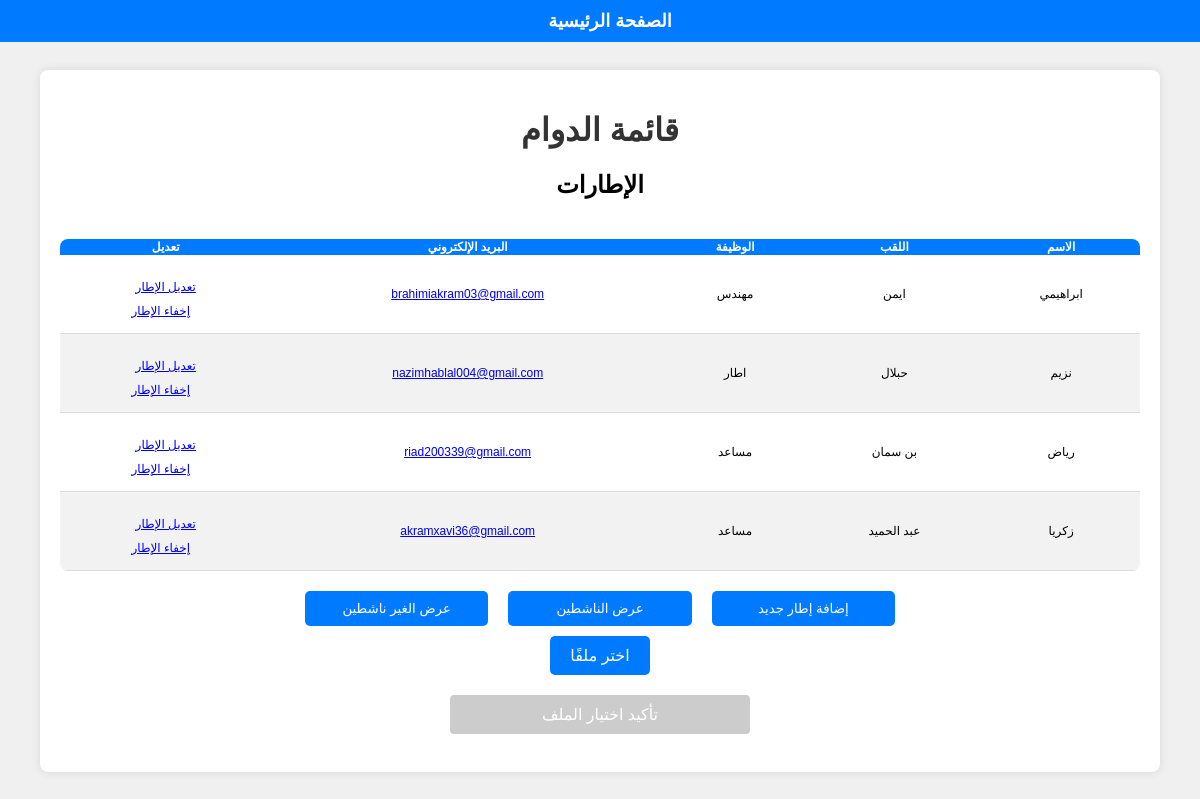
The page /afficher_liste/ on the database as committed earlier.
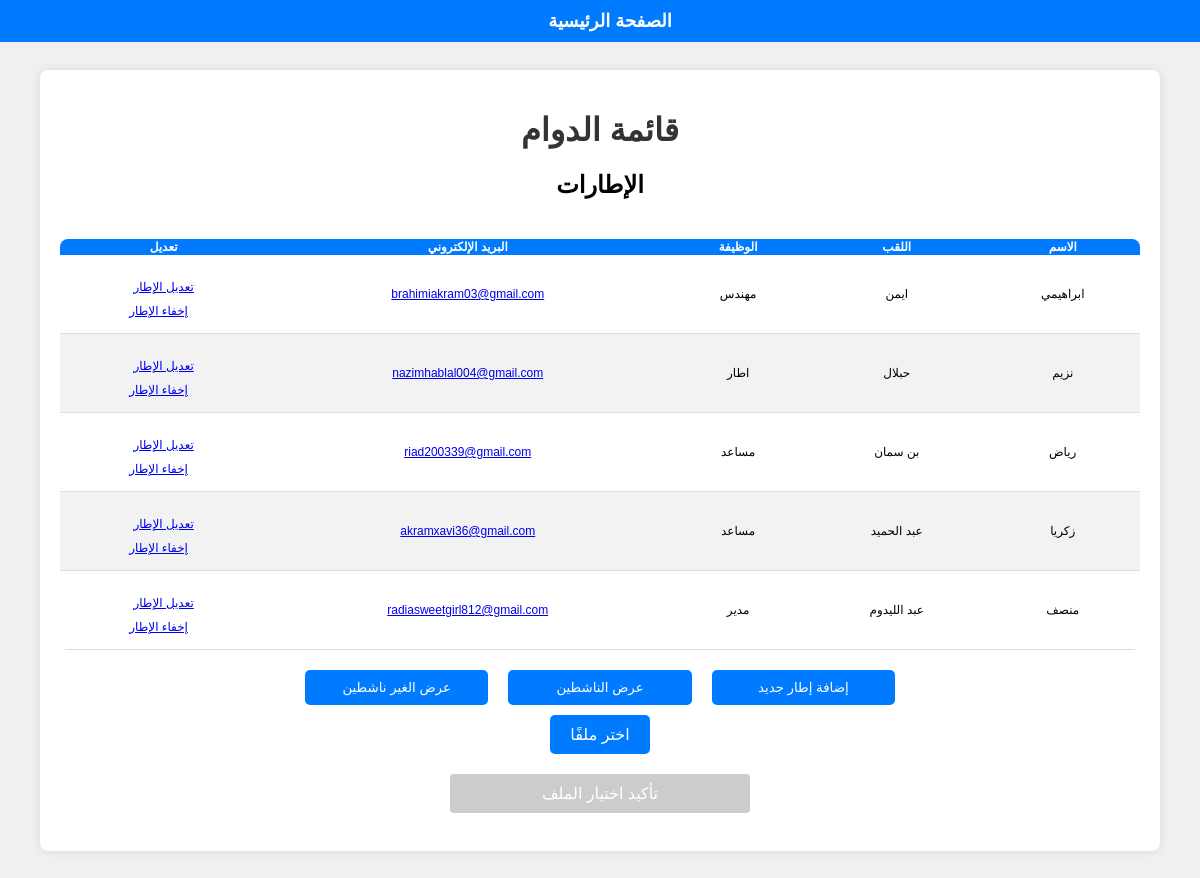
The same page on the database as committed later.
### main/models.py (models this page shows, shortened)
class Cadre (models.Model):
    id = models.AutoField(primary_key= True)
    nom = models.CharField(max_length= 40)
    prenom = models.CharField(max_length = 40)
    poste = models.CharField(max_length= 60)
    email = models.EmailField(unique= True , max_length= 100)
    active = models.BooleanField(default = True)

### main/views.py (the view, shortened to what this page needs)
def afficher_liste (request) :
    if request.method == 'GET':
        filter_param = request.GET.get('filter')
        emails = Cadre.objects.filter(active=True).values_list('email', flat=True)
        email_list = ','.join(emails)
        if filter_param == 'inactive':
            cadres = Cadre.objects.filter(active=False)
            return render(request, 'afficher_liste.html', {'cadres': cadres, 'email_list': email_list})
        else :
            cadres = Cadre.objects.filter(active=True)
            return render(request, 'afficher_liste.html', {'cadres': cadres, 'email_list': email_list})

### main/templates/afficher_liste.html (shortened to what this page needs)
<!DOCTYPE html>
<html lang="ar" dir="rtl">
<head>
</head>
<body>
    <div class="homenavbar">
        <a href="{% url 'home' %}">الصفحة الرئيسية</a>
    </div>
    <div class="container">
        <h1>قائمة الدوام</h1>
        <h2>الإطارات</h2>
        <div class="cadre">
            <table>
                <thead>
                    <tr>
                        <th>الاسم</th>
                        <th>اللقب</th>
                        <th>الوظيفة</th>
                        <th>البريد الإلكتروني</th>
                        <th>تعديل</th>
                    </tr>
                </thead>
                <tbody>
                    {% for cadre in cadres %}
                        <tr>
                            <td>{{ cadre.nom }}</td>
                            <td>{{ cadre.prenom }}</td>
                            <td>{{ cadre.poste }}</td>
                            <td><a href="mailto:{{ cadre.email }}">{{ cadre.email }}</a></td>
                            <td>
                                {% if cadre.active %}
                                    <div class="lien">  <a href="{% url 'modifier cadre' cadre.id %}" >تعديل الإطار</a> </div>
                                    <div class="lien"> <a href="{% url 'masque cadre' cadre.id %}" style="margin-right: 10px;">إخفاء الإطار</a> </div>
                                {% else %}
                                    <div class="lien"> <a href="{% url 'modifier cadre' cadre.id %}">تعديل الإطار</a> </div>
                                    <div class="lien"><a href="{% url 'desmasque cadre' cadre.id %}" style="margin-right: 10px;">إظهار الإطار</a></div>
                                {% endif %}
                            </td>
                        </tr>
                    {% endfor %}
                </tbody>
            </table>
        </div>
        <div class="btn-group">
            <form method="get" action="{% url 'ajouter cadre' %}">
                <button type="submit">إضافة إطار جديد</button>
            </form>
            <form method="get" action="{% url 'afficher liste' %}">
                <button type="submit" name="filter" value="active">عرض الناشطين</button>
            </form>
            <form method="get" action="{% url 'afficher liste' %}">
                <button type="submit" name="filter" value="inactive">عرض الغير ناشطين</button>
            </form>
        </div>
        <form method="post" enctype="multipart/form-data">
            <label class="custom-file-upload">
                <span>اختر ملفًا</span>
            </label>
            <button type="submit" class="btn" id="submit-button" disabled>تأكيد اختيار الملف</button>
        </form>
    </div>
</body>
</html>

### main/templates/afficher_liste.html (style rules this page uses)
body { font-family: Arial, sans-serif; background-color: #f0f0f0; margin: 0; direction: rtl; }
.homenavbar { background-color: #007bff; color: #fff; padding: 10px; text-align: center; font-size: 18px; width: 100%; position: fixed; top: 0; left: 0; z-index: 1000; }
.homenavbar a { color: #fff; text-decoration: none; margin: 0 15px; font-weight: bold; cursor: pointer; }
.container { background-color: #fff; padding: 20px; border-radius: 8px; box-shadow: 0 0 10px rgba(0, 0, 0, 0.1); text-align: center; width: 90%; max-width: 1200px; margin: 70px auto; }
h1 { color: #333; }
.btn { display: block; width: 100%; padding: 10px 20px; font-size: 16px; color: #fff; background-color: #007bff; text-align: center; text-decoration: none; border-radius: 4px; transition: background-color 0.3s; margin-top: 20px; border: none; max-width: 300px; margin-left: auto; margin-right: auto; cursor: pointer; }
.cadre { overflow-x: auto; }
.btn-group { display: flex; justify-content: center; gap: 10px; margin-top: 20px; max-width: 600px; margin-left: auto; margin-right: auto; }
.btn-group form { flex: 1; margin: 0 5px; }
.btn-group button { width: 100%; padding: 10px; background-color: #007bff; color: white; border: none; border-radius: 5px; cursor: pointer; }
.btn:disabled { background-color: #ccc; cursor: not-allowed; }
.custom-file-upload { display: inline-block; background-color: #007bff; color: white; border: none; cursor: pointer; padding: 10px 20px; font-size: 16px; border-radius: 5px; margin-top: 10px; }
table { width: 100%; border-collapse: collapse; margin-top: 20px; background-color: #fff; border-radius: 8px; overflow: hidden; font-size: 12px; }
table thead { background-color: #007bff; color: #fff; }
table thead th { text-align: center; }
table tbody tr:nth-child(even) { background-color: #f2f2f2; }
table tbody td { padding: 15px; text-align: center; border-bottom: 1px solid #ddd; }
.lien { padding-top: 10px; }

Rows that differ between the two databases and show on the page:
added Cadre: nom "منصف", prenom "عبد الليدوم", poste "مدير", email "radiasweetgirl812@gmail.com", active "تعديل الإطار"
